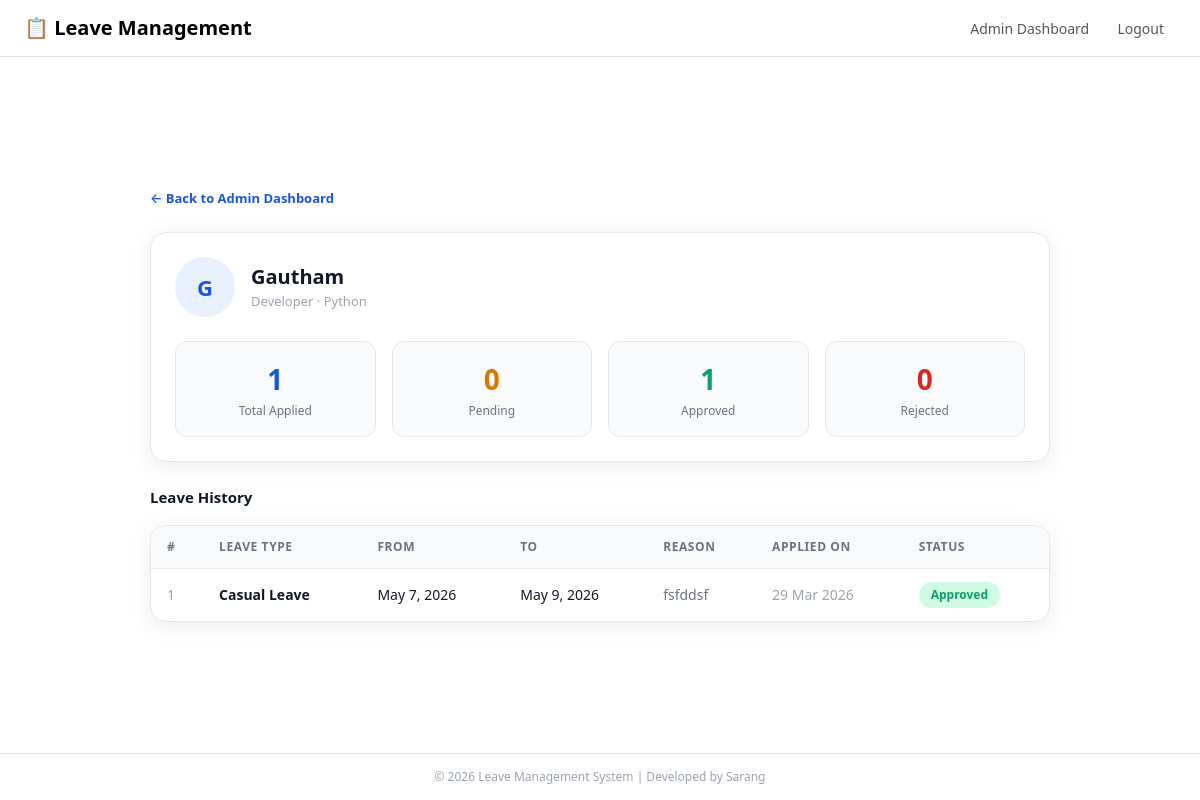
The page /employee/12/ (signed in) on the database its author committed.
### leave_app/models.py (models this page shows, shortened)
class Employee(models.Model):
    user=models.OneToOneField(User, on_delete=models.CASCADE)
    department=models.CharField(max_length=100)
    designation=models.CharField(max_length=100)

class Leave(models.Model):
    STATUS_CHOICES=[
        ('Pending','Pending'),
        ('Approved','Approved'),
        ('Rejected','Rejected'),
    ]
    employee=models.ForeignKey(Employee, on_delete=models.CASCADE)
    leave_type=models.ForeignKey(LeaveType, on_delete=models.CASCADE)
    start_date=models.DateField()
    end_date=models.DateField()
    reason=models.TextField()
    status=models.CharField(max_length=50,choices=STATUS_CHOICES,default='Pending')
    applied_on=models.DateTimeField(auto_now=True)

class LeaveType(models.Model):
    name=models.CharField(max_length=100)
    max_days=models.IntegerField()
    def __str__(self):
        return self.name

### leave_app/views.py (the view)
# urls.py: path('employee/<int:id>/',views.employee_detail,name='employee_detail')
@login_required
def employee_detail(request,id):
    if not request.user.is_staff:
        return redirect('dashboard')
    employee=Employee.objects.get(id=id)
    leaves=Leave.objects.filter(employee=employee)
    total=leaves.count()
    pending=leaves.filter(status='Pending').count()
    approved=leaves.filter(status='Approved').count()
    rejected=leaves.filter(status='Rejected').count()
    return render(request,'employee_detail.html',{
        'employee':employee,
        'leaves': leaves,
        'total': total,
        'pending': pending,
        'approved': approved,
        'rejected': rejected,
    })

### leave_app/templates/employee_detail.html
{% extends 'base.html' %}
{% block content %}
<div class="detail-wrapper">
  <a href="{% url 'admin_dashboard' %}" class="back-btn mb-4 d-block">← Back to Admin Dashboard</a>
  <div class="profile-card p-4 mb-4">
    <div class="d-flex align-items-center gap-3 mb-4">
      <div class="avatar-circle">{{ employee.user.username|first|upper }}</div>
      <div>
        <div class="employee-name">{{ employee.user.username }}</div>
        <div class="employee-meta">{{ employee.designation }} · {{ employee.department }}</div>
      </div>
    </div>
    <div class="row g-3">
      <div class="col-3">
        <div class="stat-card blue p-3">
          <div class="stat-number">{{ total }}</div>
          <div class="stat-label">Total Applied</div>
        </div>
      </div>
      <div class="col-3">
        <div class="stat-card amber p-3">
          <div class="stat-number">{{ pending }}</div>
          <div class="stat-label">Pending</div>
        </div>
      </div>
      <div class="col-3">
        <div class="stat-card green p-3">
          <div class="stat-number">{{ approved }}</div>
          <div class="stat-label">Approved</div>
        </div>
      </div>
      <div class="col-3">
        <div class="stat-card red p-3">
          <div class="stat-number">{{ rejected }}</div>
          <div class="stat-label">Rejected</div>
        </div>
      </div>
    </div>
  </div>
  <div class="section-title mb-3">Leave History</div>
  <div class="history-table-card">
    <table>
      <thead>
        <tr>
          <th>#</th>
          <th>Leave Type</th>
          <th>From</th>
          <th>To</th>
          <th>Reason</th>
          <th>Applied On</th>
          <th>Status</th>
        </tr>
      </thead>
      <tbody>
        {% for leave in leaves %}
          <tr>
            <td style="color:#9ca3af;">{{ forloop.counter }}</td>
            <td style="font-weight:600;">{{ leave.leave_type }}</td>
            <td>{{ leave.start_date }}</td>
            <td>{{ leave.end_date }}</td>
            <td style="color:#6b7280;">{{ leave.reason }}</td>
            <td style="color:#9ca3af;">{{ leave.applied_on|date:"d M Y" }}</td>
            <td>
              {% if leave.status == 'Pending' %}
                <span class="badge-status pending">Pending</span>
              {% elif leave.status == 'Approved' %}
                <span class="badge-status approved">Approved</span>
              {% elif leave.status == 'Rejected' %}
                <span class="badge-status rejected">Rejected</span>
              {% endif %}
            </td>
          </tr>
        {% empty %}
          <tr>
            <td colspan="7" class="text-center py-4" style="color:#9ca3af;">
              📭 No leave history found.
            </td>
          </tr>
        {% endfor %}
      </tbody>
    </table>
  </div>
</div>
{% endblock %}

### leave_app/static/css/style.css (style rules this page uses)
body { background-color: #f0f4ff; font-family: 'Segoe UI', sans-serif; min-height: 100vh; display: flex; flex-direction: column; }
.badge-status { display: inline-block; padding: 4px 12px; border-radius: 20px; font-size: 12px; font-weight: 600; }
.badge-status.approved { background-color: #d1fae5; color: #0e9f6e; }
.detail-wrapper { width: 100%; max-width: 900px; }
.back-btn { text-decoration: none; color: #1a56db; font-size: 13px; font-weight: 600; }
.profile-card { background-color: #ffffff; border-radius: 16px; border: 1px solid #e5e7eb; box-shadow: 0 4px 24px rgba(0, 0, 0, 0.08); }
.avatar-circle { width: 60px; height: 60px; background-color: #e8f0fe; color: #1a56db; border-radius: 50%; font-size: 22px; font-weight: 700; display: flex; align-items: center; justify-content: center; flex-shrink: 0; }
.employee-name { font-size: 20px; font-weight: 700; color: #111827; }
.employee-meta { font-size: 13px; color: #9ca3af; }
.stat-card { background-color: #f9fafb; border-radius: 12px; border: 1px solid #e5e7eb; text-align: center; }
.stat-card .stat-number { font-size: 28px; font-weight: 700; }
.stat-card .stat-label { font-size: 12px; color: #6b7280; margin-top: 2px; }
.stat-card.blue .stat-number { color: #1a56db; }
.stat-card.amber .stat-number { color: #d97706; }
.stat-card.green .stat-number { color: #0e9f6e; }
.stat-card.red .stat-number { color: #e02424; }
.history-table-card { background-color: #ffffff; border-radius: 16px; border: 1px solid #e5e7eb; box-shadow: 0 4px 24px rgba(0, 0, 0, 0.08); overflow: hidden; }
.history-table-card table { width: 100%; border-collapse: collapse; }
.history-table-card thead { background-color: #f9fafb; border-bottom: 1px solid #e5e7eb; }
.history-table-card th { padding: 12px 16px; font-size: 12px; font-weight: 600; color: #6b7280; text-transform: uppercase; letter-spacing: 0.05em; text-align: left; }
.history-table-card td { padding: 13px 16px; font-size: 14px; color: #111827; border-bottom: 1px solid #f3f4f6; }
.history-table-card tr:last-child td { border-bottom: none; }
.section-title { font-size: 15px; font-weight: 700; color: #111827; }

### rows shown on the page
Employee: user.username|first "G", user.username "Gautham", designation "Developer", department "Python"
Leave: leave_type "Casual Leave", start_date "May 7, 2026", end_date "May 9, 2026", reason "fsfddsf", applied_on "29 Mar 2026", status "Approved"

### other values the page prints
{{ total }} "1"
{{ pending }} "0"
{{ approved }} "1"
{{ rejected }} "0"
